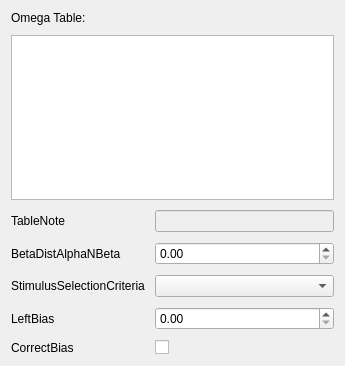
             <widget class="QWidget" name="stimulusSelectionScrollAreaWidgetContents">
              <property name="geometry">
               <rect>
                <x>0</x>
                <y>0</y>
                <width>345</width>
                <height>366</height>
               </rect>
              </property>
              <layout class="QGridLayout" name="gridLayout_24">
               <item row="0" column="0">
                <layout class="QFormLayout" name="stimulusSelectionFormLayout">
                 <property name="horizontalSpacing">
                  <number>10</number>
                 </property>
                 <property name="verticalSpacing">
                  <number>10</number>
                 </property>
                 <item row="0" column="0" colspan="2">
                  <widget class="QLabel" name="label">
                   <property name="text">
                    <string>Omega Table:</string>
                   </property>
                  </widget>
                 </item>
                 <item row="2" column="0">
                  <widget class="QLabel" name="tableNoteLabel">
                   <property name="text">
                    <string>TableNote</string>
                   </property>
                  </widget>
                 </item>
                 <item row="2" column="1">
                  <widget class="QLineEdit" name="TableNote">
                   <property name="enabled">
                    <bool>false</bool>
                   </property>
                  </widget>
                 </item>
                 <item row="3" column="0">
                  <widget class="QLabel" name="betaDistAlphaNBetaLabel">
                   <property name="text">
                    <string>BetaDistAlphaNBeta</string>
                   </property>
                  </widget>
                 </item>
                 <item row="3" column="1">
                  <widget class="QDoubleSpinBox" name="BetaDistAlphaNBeta"/>
                 </item>
                 <item row="4" column="0">
                  <widget class="QLabel" name="stimulusSelectionCriteriaLabel">
                   <property name="text">
                    <string>StimulusSelectionCriteria</string>
                   </property>
                  </widget>
                 </item>
                 <item row="4" column="1">
                  <widget class="QComboBox" name="StimulusSelectionCriteria"/>
                 </item>
                 <item row="5" column="0">
                  <widget class="QLabel" name="leftBiasLabel">
                   <property name="text">
                    <string>LeftBias</string>
                   </property>
                  </widget>
                 </item>
                 <item row="5" column="1">
                  <widget class="QDoubleSpinBox" name="LeftBias"/>
                 </item>
                 <item row="6" column="0">
                  <widget class="QLabel" name="correctBiasLabel">
                   <property name="text">
                    <string>CorrectBias</string>
                   </property>
                  </widget>
                 </item>
                 <item row="6" column="1">
                  <widget class="QCheckBox" name="CorrectBias"/>
                 </item>
                 <item row="1" column="0" colspan="2">
                  <widget class="QTableWidget" name="OmegaTable">
                   <property name="enabled">
                    <bool>true</bool>
                   </property>
                  </widget>
                 </item>
                </layout>
               </item>
              </layout>
             </widget>
